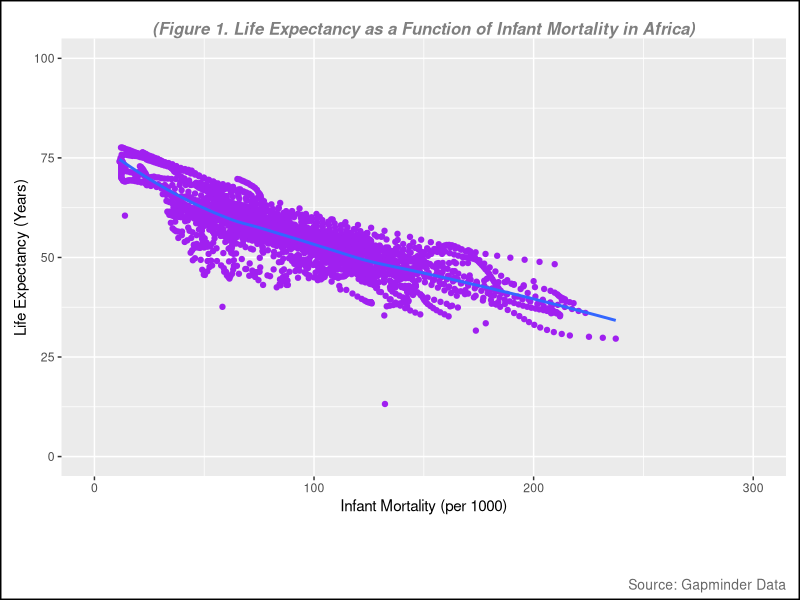
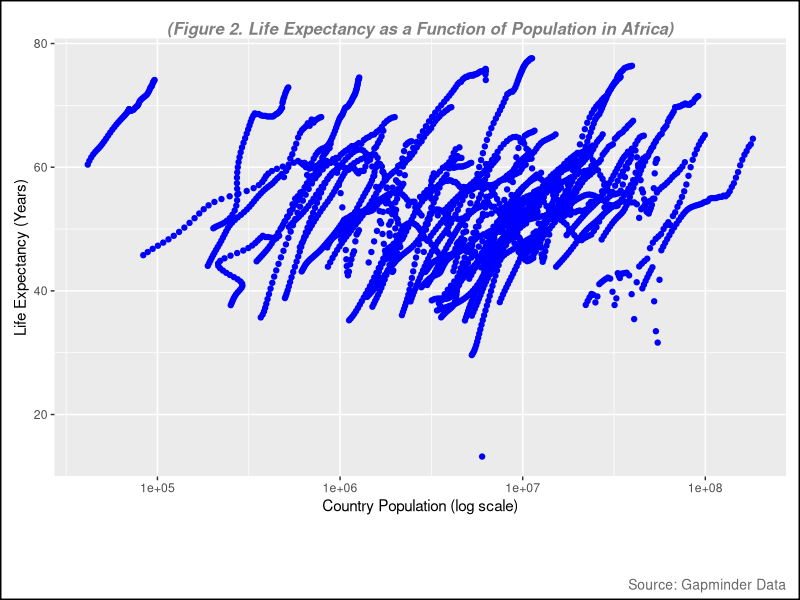
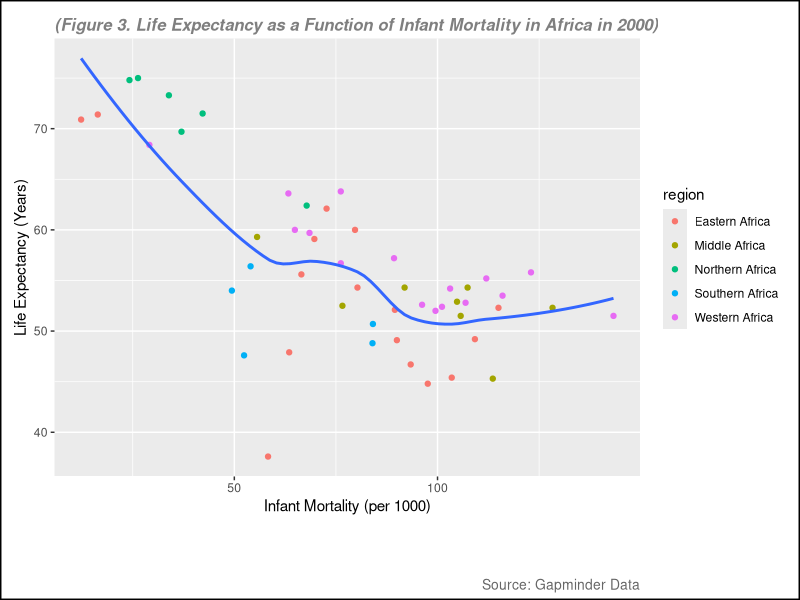
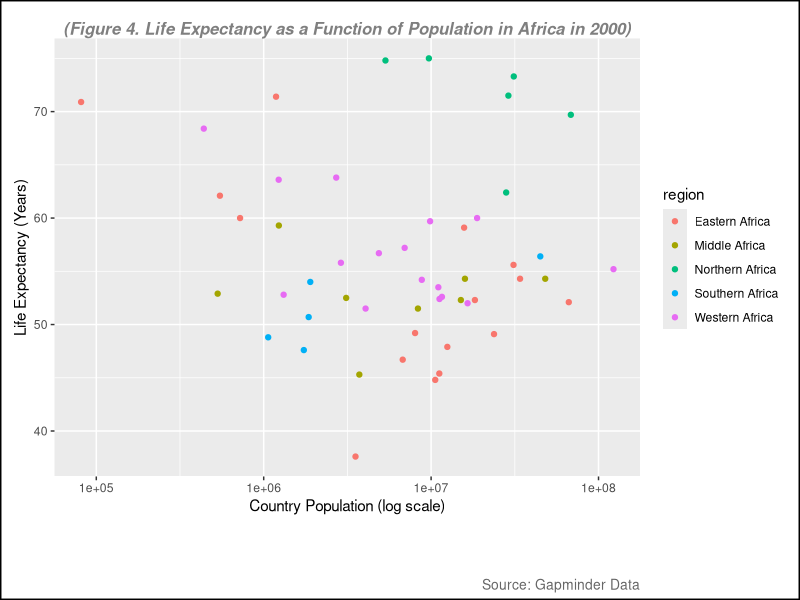
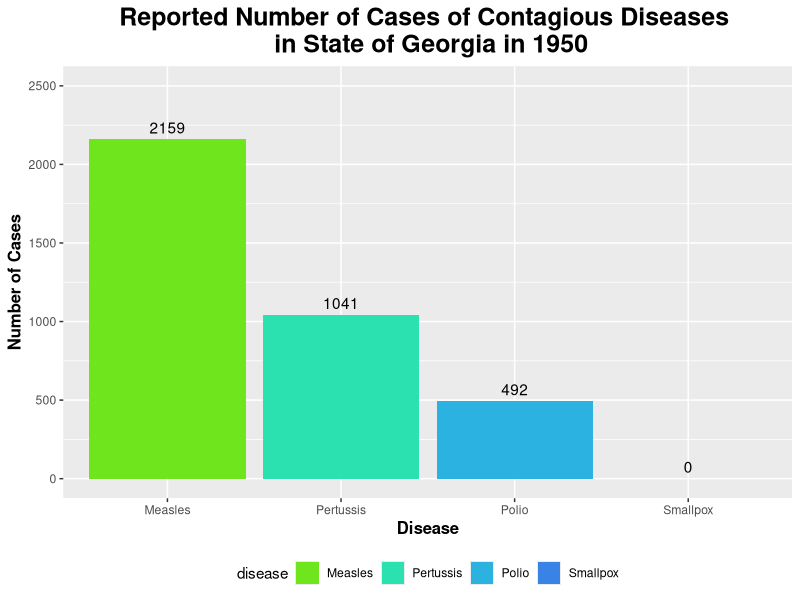
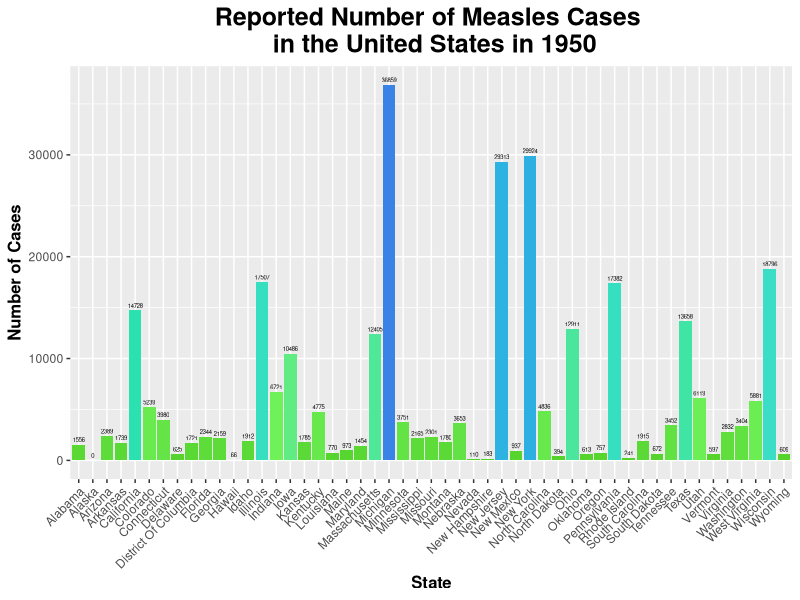
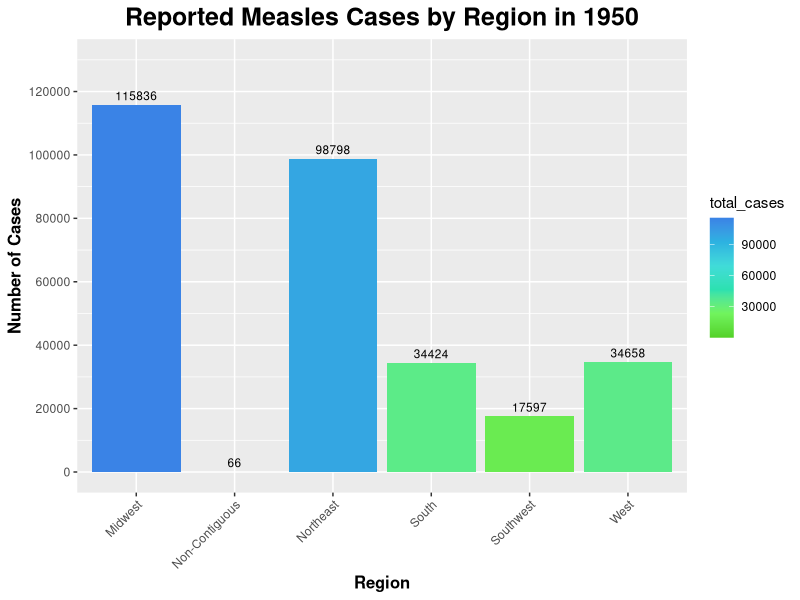
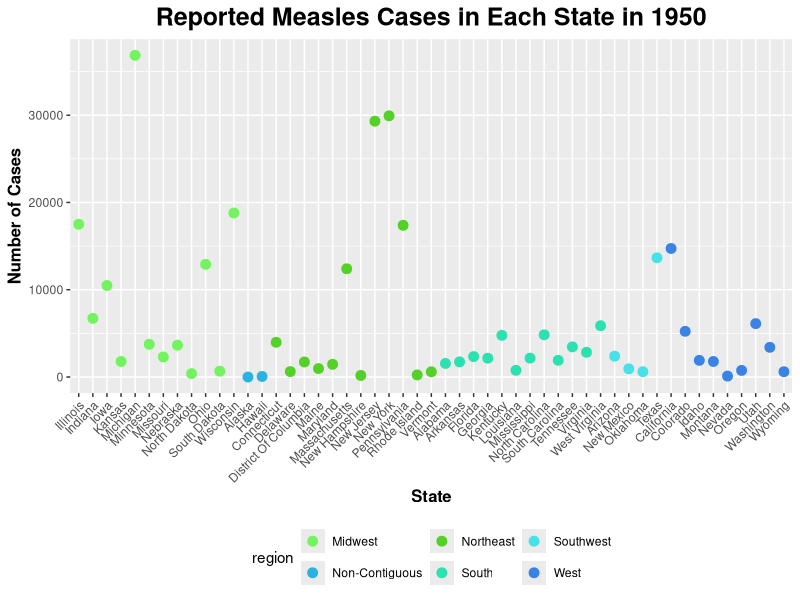

R code for these plots, in order:
## ---- chunk 1
install.packages("dslabs") #if we have not install this packages, we need to indtall it. This packege is for the data set 

install.packages("tidyverse")
library(tidyverse)
install.packages("ggplot2")
library(ggplot2)
library(here)
install.packages("patchwork")  # This package is to redefine "/" operator for plot arrangement
library(patchwork)
## ---- chunk 2
library(dslabs)

help("gapminder") # this is to look at the description about the data
## ---- chunk 3
str(gapminder)
## ---- chunk 4
summary(gapminder)
## ---- chunk 5
class(gapminder)
## ---- chunk 6
africadata <- filter(gapminder, continent== "Africa") # filter() function is used to filter specific observation only. 
## ---- chunk 7
str(africadata)
## ---- chunk 8
summary(africadata)
## ---- chunk 9
infant <- select(africadata, infant_mortality, life_expectancy)
str(infant)

summary(infant)
## ---- chunk 10
pop <- select(africadata, population, life_expectancy)
str(pop)
summary(pop)
## ---- chunk 11
plot1 <- ggplot(data = infant, aes(x = infant_mortality, y = life_expectancy)) +
  geom_point(col = "purple") + # to create plot points and set color to purple  
  geom_smooth(method = "loess", se = FALSE) + # to create line without confidence interval
  xlim(c(0, 300)) + # to set x-axis range
  ylim(c(0, 100)) + # to set y-axis range
  labs(
    subtitle = "(Figure 1. Life Expectancy as a Function of Infant Mortality in Africa)", 
    y = "Life Expectancy (Years)",
    x = "Infant Mortality (per 1000)",
    caption = "Source: Gapminder Data"
  ) + # to create the name of each axis
  theme(
    plot.background = element_rect(color = "black", size = 1), # Border around the entire plot (including title)
    plot.subtitle = element_text(hjust = 0.5, vjust = -1, size = 12, color = "gray50", face = "bold.italic"), # to adjust the subtitle position, color and size (note, set vjust=185 for printed pictures, for website, set at 100 )
    plot.caption = element_text(hjust = 1, vjust = -13, size = 10, color = "gray40"), # to adjust the subtitle position, color and size, hjust=horizontal and vjust= vertical 
    plot.margin = margin(10, 10, 45, 10) # (top, right, bottom, left) Increase the bottom margin to create space for the subtitle below the x-axis
  )

# Print the plot
print(plot1)


figure_file = here("images","infant mortality vs life expectancy.png") # to set up location for the pictures created 
ggsave(filename = figure_file, plot=plot1) # save the pictures created 
## ---- chunk 12
plot2 <- ggplot(data = pop, aes(x= population, y= life_expectancy))+
  geom_point(color= "blue")+
  scale_x_log10() + # this is to set the x-axis in log scale 
  labs(
    subtitle = "(Figure 2. Life Expectancy as a Function of Population in Africa)", 
    y = "Life Expectancy (Years)",
    x = "Country Population (log scale)",
    caption = "Source: Gapminder Data"
  ) + # to create the name of each axis
  theme(
    plot.background = element_rect(color = "black", size = 1), # Border around the entire plot (including title)
    plot.subtitle = element_text(hjust = 0.5, vjust = -1, size = 12, color = "gray50", face = "bold.italic"), # to adjust the subtitle position, color and size (note, set vjust=185 for printed pictures, for website, set at 100 )
    plot.caption = element_text(hjust = 1, vjust = -13, size = 10, color = "gray40"), # to adjust the subtitle position, color and size, hjust=horizontal and vjust= vertical 
    plot.margin = margin(10, 10, 45, 10) # (top, right, bottom, left) Increase the bottom margin to create space for the subtitle below the x-axis
  )
print(plot2)


figure_file = here("images","log_population vs life expectancy.png") # to set up location for the pictures created 
ggsave(filename = figure_file, plot=plot2) # save the pictures created 
## ---- chunk 13
missing_years <- africadata %>%
  filter(is.na(infant_mortality)) %>% # Filter rows where infant_mortality is NA
  select(year) %>%                    # Select the 'year' column
  distinct()                          # Get unique years

# Display missing years
print(missing_years)
## ---- chunk 14
data_2000 <- africadata %>%
  filter(year==2000)

## ---- chunk 15
str(data_2000)
summary(data_2000)
## ---- chunk 16
plot3 <- ggplot(data = data_2000, aes(x = infant_mortality, y = life_expectancy)) +
  geom_point(aes(color = region)) + # Map 'region' to the color aesthetic
  geom_smooth(method = "loess", se = FALSE) + # Add a smoothing line
  labs(
    subtitle = "(Figure 3. Life Expectancy as a Function of Infant Mortality in Africa in 2000)", 
    y = "Life Expectancy (Years)",
    x = "Infant Mortality (per 1000)",
    caption = "Source: Gapminder Data"
  ) +
  theme(
    plot.background = element_rect(color = "black", size = 1), # Border around the entire plot
    plot.subtitle = element_text(hjust = 0, vjust= 0, size = 12, color = "gray50", face = "bold.italic"), # Adjust subtitle position
    plot.caption = element_text(hjust = 1, vjust= -13, size = 10, color = "gray40"), # Adjust caption position
    plot.margin = margin(10, 10, 45, 10) # Adjust margins (top, right, bottom, left)
  )

print(plot3)

figure_file = here("images","infant mortality vs life expectancy in 2000.png") # to set up location for the pictures created 
ggsave(filename = figure_file, plot=plot3) # save the pictures created 
## ---- chunk 17
plot4 <- ggplot(data = data_2000, aes(x= population, y= life_expectancy))+
  geom_point(aes(color = region)) +
  scale_x_log10() + # this is to set the x-axis in log scale 
  labs(
    subtitle = "(Figure 4. Life Expectancy as a Function of Population in Africa in 2000)", 
    y = "Life Expectancy (Years)",
    x = "Country Population (log scale)",
    caption = "Source: Gapminder Data"
  ) + # to create the name of each axis
  theme(
    plot.background = element_rect(color = "black", size = 1), # Border around the entire plot (including title)
    plot.subtitle = element_text(hjust = 0.5, vjust = -1, size = 12, color = "gray50", face = "bold.italic"), # to adjust the subtitle position, color and size (note, set vjust=185 for printed pictures, for website, set at 100 )
    plot.caption = element_text(hjust = 1, vjust = -13, size = 10, color = "gray40"), # to adjust the subtitle position, color and size, hjust=horizontal and vjust= vertical 
    plot.margin = margin(10, 10, 45, 10) # (top, right, bottom, left) Increase the bottom margin to create space for the subtitle below the x-axis
  )
print(plot4)


figure_file = here("images","log_population vs life expectancy in 2000.png") # to set up location for the pictures created 
ggsave(filename = figure_file, plot=plot4) # save the pictures created 
## ---- chunk 18
fit1 <- lm(life_expectancy ~ infant_mortality, data = data_2000)
summary(fit1)
## ---- chunk 19
fit2 <- lm(life_expectancy ~ population, data = data_2000)
summary(fit2)
## ---- chunk 20
library(dslabs)
library(ggplot2)
library(tidyverse)
library(dplyr)
## ---- chunk 21
help(us_contagious_diseases)
## ---- chunk 22
str(us_contagious_diseases)
## ---- chunk 23
summary(us_contagious_diseases)
## ---- chunk 24
GA_contagious_diseases <- filter(us_contagious_diseases, state == "Georgia") # I am using filter to obtain only data from GA
View(GA_contagious_diseases) # I am viewing the data frame to ensure it only contains data from GA
## ---- chunk 25
str(GA_contagious_diseases)
summary(GA_contagious_diseases)
## ---- chunk 26
GA_contagious_diseases_1950 <- filter(GA_contagious_diseases, year == 1950) # I am using filter to obtain only data from GA in 1950

# I will run str() and summar() on the GA_contagious_diseases_1950 data frame to get a better look at the data
str(GA_contagious_diseases_1950) 
summary(GA_contagious_diseases_1950)
## ---- chunk 27
GA_contagious_diseases_1950 <- rename(GA_contagious_diseases_1950, number_of_cases = count) # I am renaming the "count" variable to "number_of_cases" via the rename() function (and then assigning it back to GA_contagious_diseases_1950)

colnames(GA_contagious_diseases_1950) # I am checking to see if the previous step was done properly
## ---- chunk 28
custom_colors_1950 <- c("Measles" = "#6fe51e", "Pertussis" = "#2ce1b0", "Polio" = "#2cb2e1", "Smallpox" = "#3a83e6") # I am creating a vector of colors that I will use to fill each disease's bar on the graph below

ggplot(GA_contagious_diseases_1950, aes (x = disease, y = number_of_cases, fill = disease)) + # Using ggplot on the GA_contagious_diseases_1950 data frame and setting x and y equal to diseases and number of cases (respectively) and setting fill equal to disease
  geom_bar(stat = "identity") + # Specifying the geom as geom_bar() to create a bar graph 
  labs(title = "Reported Number of Cases of Contagious Diseases \n in State of Georgia in 1950", x = "Disease", y = "Number of Cases") + # Renaming title and axes
  scale_fill_manual(values = custom_colors_1950) + # Setting the fill colors of the bars to the custom colors I created above 
  geom_text(aes(label = number_of_cases), vjust = -0.5) + # Adding text labels to the top of each bar to show the number of cases
  theme(legend.position = "bottom", plot.title = element_text(size = 18, face = "bold", hjust = 0.5), axis.title.x = element_text(size = 12, face = "bold"), axis.title.y = element_text(size = 12, face = "bold")) + # Putting legend at the bottom; increasing size, boldness, and center of title/axes
  scale_y_continuous(limits = c(0, 2500), breaks = seq(0, 2500, by = 500)) # Setting the y-axis limits and breaks to better see the text of number of cases at the top
## ---- chunk 29
Measles_1950 <- filter(us_contagious_diseases, disease == "Measles", year == 1950) # I am using filter to obtain only Measles data from all states in 1950

# I will run str() and summary() on the Measles_1950 data frame to get a better look at the data
str(Measles_1950) 
summary(Measles_1950)
## ---- chunk 30
Measles_1950 <- rename(Measles_1950, number_of_cases = count) # I am renaming the "count" variable to "number_of_cases" via the rename() function 

colnames(Measles_1950) # Making sure this was done correctly
## ---- chunk 31
custom_colors_Measles_1950 <- c("#53d127", "#71f45d", "#2ce1b0", "#40dcd9", "#2cb2e1", "#3a83e6")

ggplot(Measles_1950, aes(x = state, y = number_of_cases, fill = number_of_cases)) + 
  geom_bar(stat = "identity") +  # Correct stat for using y data directly
  labs(title = "Reported Number of Measles Cases \n in the United States in 1950", 
       x = "State", 
       y = "Number of Cases") + # Rename title and axes
  geom_text(aes(label = number_of_cases), vjust = -0.5, size = 1.5) +  # Display labels above bars
  theme(legend.position = "none",  # Remove legend 
        plot.title = element_text(size = 18, face = "bold", hjust = 0.5), 
        axis.title.x = element_text(size = 12, face = "bold"), 
        axis.title.y = element_text(size = 12, face = "bold"), # Increase size and boldness of title and axes
        axis.text.x = element_text(angle = 45, hjust = 1)) + # Rotate state names
  scale_fill_gradientn(colors = custom_colors_Measles_1950) # Set custom color scheme made
## ---- chunk 32
Measles_1950$region <- ifelse(Measles_1950$state %in% c("Maine", "New Hampshire", "Vermont", "Massachusetts", "Rhode Island", "Connecticut", "New York", "New Jersey", "Pennsylvania", "Delaware", "Maryland", "District Of Columbia"), "Northeast", # contains states from the Northeast
                        ifelse(Measles_1950$state %in% c("Ohio", "Michigan", "Indiana", "Illinois", "Wisconsin", "Minnesota", "Iowa", "Missouri", "North Dakota", "South Dakota", "Nebraska", "Kansas"),  "Midwest", # contains states from the Midwest
                        ifelse(Measles_1950$state %in% c("Virginia", "West Virginia", "North Carolina", "South Carolina", "Georgia", "Florida", "Kentucky", "Tennessee", "Alabama", "Mississippi", "Arkansas", "Louisiana"), "South", # contains states from the South
                        ifelse(Measles_1950$state %in% c("Texas", "Oklahoma", "New Mexico", "Arizona"), "Southwest", # contains states from the Southwest
                        ifelse(Measles_1950$state %in% c("Alaska", "Hawaii"), "Non-Contiguous", # contains states not connected to the main US
                        "West"))))) # any other state will be categorized as the West

head(Measles_1950) # I am checking to ensure this was done properly
## ---- chunk 33
region_Measles_cases_1950 <- Measles_1950 %>% # Creating new data frame that groups data by region and then includes the total number of cases in each region
  group_by(region) %>%
  summarize(total_cases = sum(number_of_cases))
## ---- chunk 34
ggplot(region_Measles_cases_1950, aes(x = region, y = total_cases, fill = total_cases)) +  # Using ggplot on the region_Measles_cases_1950 data frame and setting x and y equal to region and total_cases (respectively) and setting fill equal to region
  geom_bar(stat = "identity") +  # Use 'identity' since we are providing y values directly
  labs(title = "Reported Measles Cases by Region in 1950", 
       x = "Region", 
       y = "Number of Cases") + # Rename title and axes
  geom_text(aes(label = total_cases), vjust = -0.5, size = 3) +  # Add labels above bars
  theme(legend.position = "right", plot.title = element_text(size = 18, face = "bold", hjust = 0.5),
        axis.title.x = element_text(size = 12, face = "bold"), 
        axis.title.y = element_text(size = 12, face = "bold"), # Increase size and boldness of title and axes
        axis.text.x = element_text(angle = 45, hjust = 1)) + # Rotate state names
  scale_y_continuous(limits = c(0, 130000), breaks = seq(0, 130000, by = 20000)) + # Setting the y-axis limits and breaks to better see the text of number of cases at the top
  scale_fill_gradientn(colors = custom_colors_Measles_1950) # Set custom color scheme made

## ---- chunk 35
Measles_1950$state <- factor(Measles_1950$state, 
                             levels = unique(Measles_1950$state[order(Measles_1950$region)]))
# I am reordering the states based on the region they are in (instead of alphabetical order) via levels(), unique(), and order()

ggplot(Measles_1950, aes(x = state, y = number_of_cases, color = region)) + 
  geom_point(size = 3) +  # Specify geom as geom_point to make a scatterplot
  labs(title = "Reported Measles Cases in Each State in 1950", 
       x = "State", 
       y = "Number of Cases") +  # Rename title and axes
  theme(axis.text.x = element_text(angle = 45, hjust = 1),  # Rotate state names 
        legend.position = "bottom",  # Position legend at the bottom
        plot.title = element_text(size = 18, face = "bold", hjust = 0.5), 
        axis.title.x = element_text(size = 12, face = "bold"), 
        axis.title.y = element_text(size = 12, face = "bold")) +  # Increase size and boldness of title and axes
  scale_color_manual(values = c("Northeast" = "#53d127", "Midwest" = "#71f45d", "South" = "#2ce1b0", 
                               "Southwest" = "#47e2e7", "Non-Contiguous" = "#2cb2e1", "West" = "#3a83e6"))  # Assign specific colors to each region
## ---- chunk 36
fit_1950 <- lm(number_of_cases ~ region, data = Measles_1950) # Running a linear fit via lm()
summary(fit_1950) # Viewing results of linear model via summary()
## ---- chunk 37
anova_result <- aov(number_of_cases ~ region, data = Measles_1950) # Running ANOVA test with aov() function
summary(anova_result) # Viewing a summary of results
## ---- chunk 38
anova_df <- as.data.frame(summary(anova_result)[[1]]) # Putting the summary of the ANOVA test into a data frame 
print(anova_df) # To Printing the  data frame
